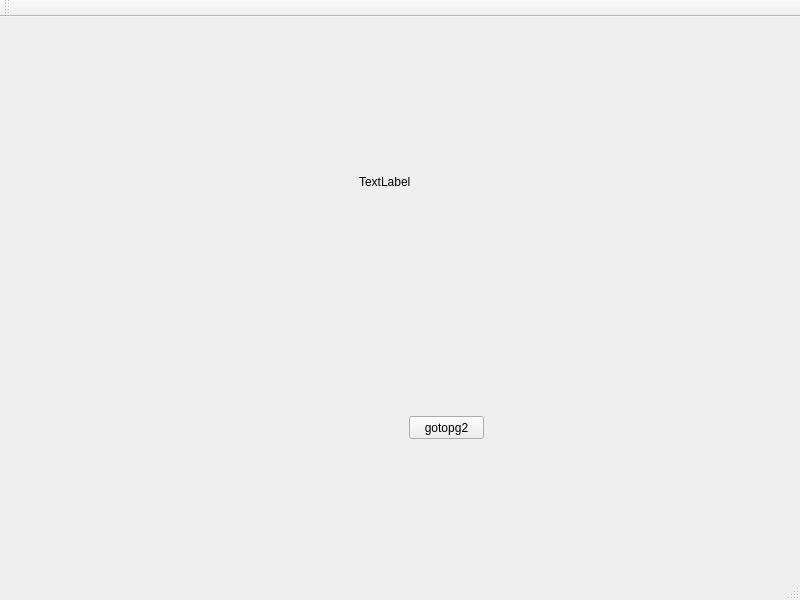
<?xml version="1.0" encoding="UTF-8"?>
<ui version="4.0">
 <class>MainWindow</class>
 <widget class="QMainWindow" name="MainWindow">
  <property name="geometry">
   <rect>
    <x>0</x>
    <y>0</y>
    <width>800</width>
    <height>600</height>
   </rect>
  </property>
  <property name="sizePolicy">
   <sizepolicy hsizetype="Preferred" vsizetype="Preferred">
    <horstretch>0</horstretch>
    <verstretch>1</verstretch>
   </sizepolicy>
  </property>
  <property name="windowTitle">
   <string>Printing a Document</string>
  </property>
  <property name="toolButtonStyle">
   <enum>Qt::ToolButtonIconOnly</enum>
  </property>
  <widget class="QWidget" name="centralwidget">
   <widget class="QStackedWidget" name="stackedWidget">
    <property name="geometry">
     <rect>
      <x>49</x>
      <y>29</y>
      <width>721</width>
      <height>521</height>
     </rect>
    </property>
    <property name="currentIndex">
     <number>0</number>
    </property>
    <widget class="QWidget" name="page1">
     <widget class="QPushButton" name="pushButtonpg2">
      <property name="geometry">
       <rect>
        <x>360</x>
        <y>370</y>
        <width>75</width>
        <height>23</height>
       </rect>
      </property>
      <property name="text">
       <string>gotopg2</string>
      </property>
     </widget>
     <widget class="QLabel" name="label_2">
      <property name="geometry">
       <rect>
        <x>310</x>
        <y>100</y>
        <width>311</width>
        <height>71</height>
       </rect>
      </property>
      <property name="text">
       <string>TextLabel</string>
      </property>
     </widget>
    </widget>
    <widget class="QWidget" name="page_2">
     <widget class="QLabel" name="label">
      <property name="geometry">
       <rect>
        <x>210</x>
        <y>100</y>
        <width>341</width>
        <height>41</height>
       </rect>
      </property>
      <property name="text">
       <string>page1</string>
      </property>
     </widget>
     <widget class="QPushButton" name="pushButton_page1">
      <property name="geometry">
       <rect>
        <x>350</x>
        <y>370</y>
        <width>75</width>
        <height>23</height>
       </rect>
      </property>
      <property name="text">
       <string>PushButton</string>
      </property>
     </widget>
    </widget>
   </widget>
  </widget>
  <widget class="QStatusBar" name="statusbar"/>
  <widget class="QToolBar" name="toolBar">
   <property name="windowTitle">
    <string>toolBar</string>
   </property>
   <attribute name="toolBarArea">
    <enum>TopToolBarArea</enum>
   </attribute>
   <attribute name="toolBarBreak">
    <bool>false</bool>
   </attribute>
  </widget>
 </widget>
 <resources/>
 <connections/>
</ui>
